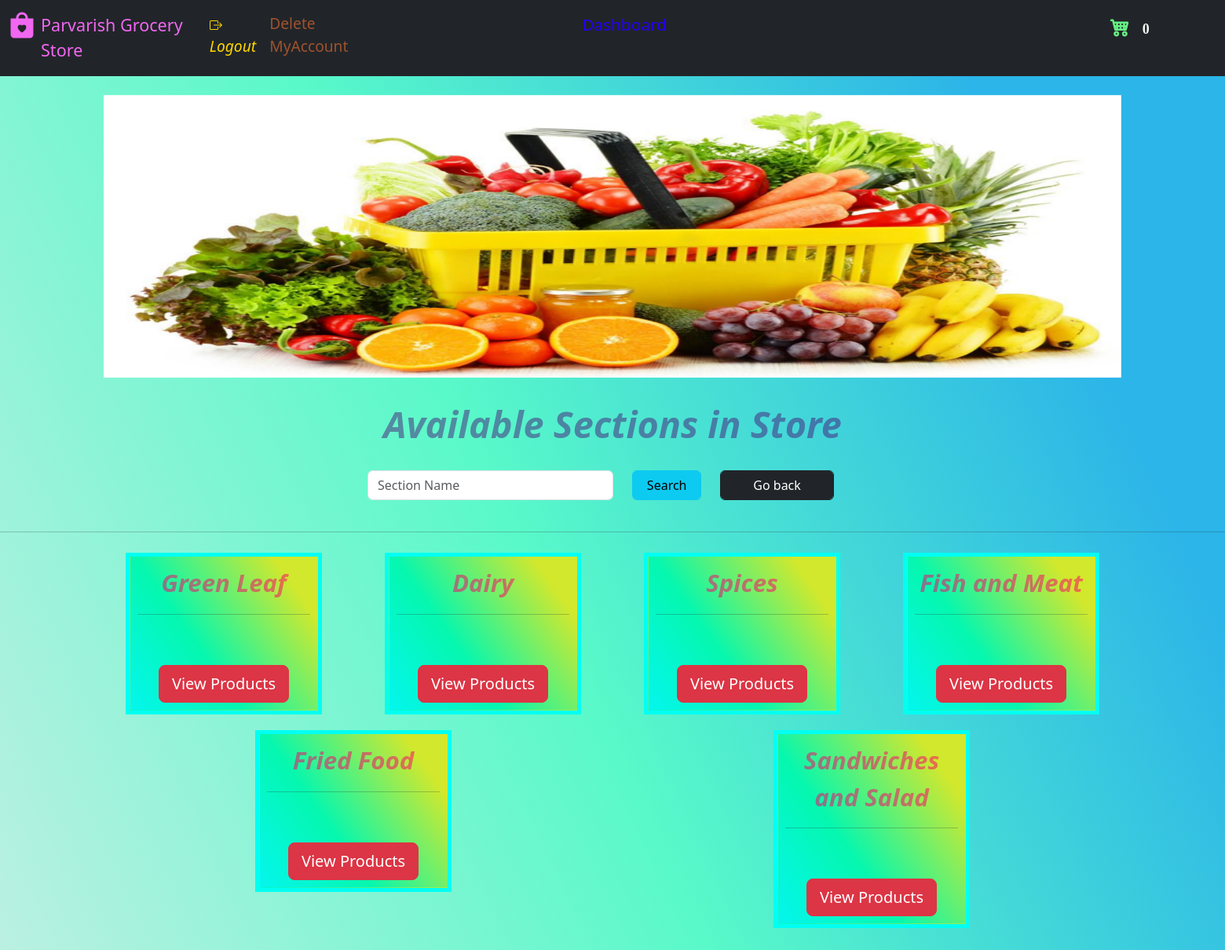
Before: /store (signed in) with the older database file.
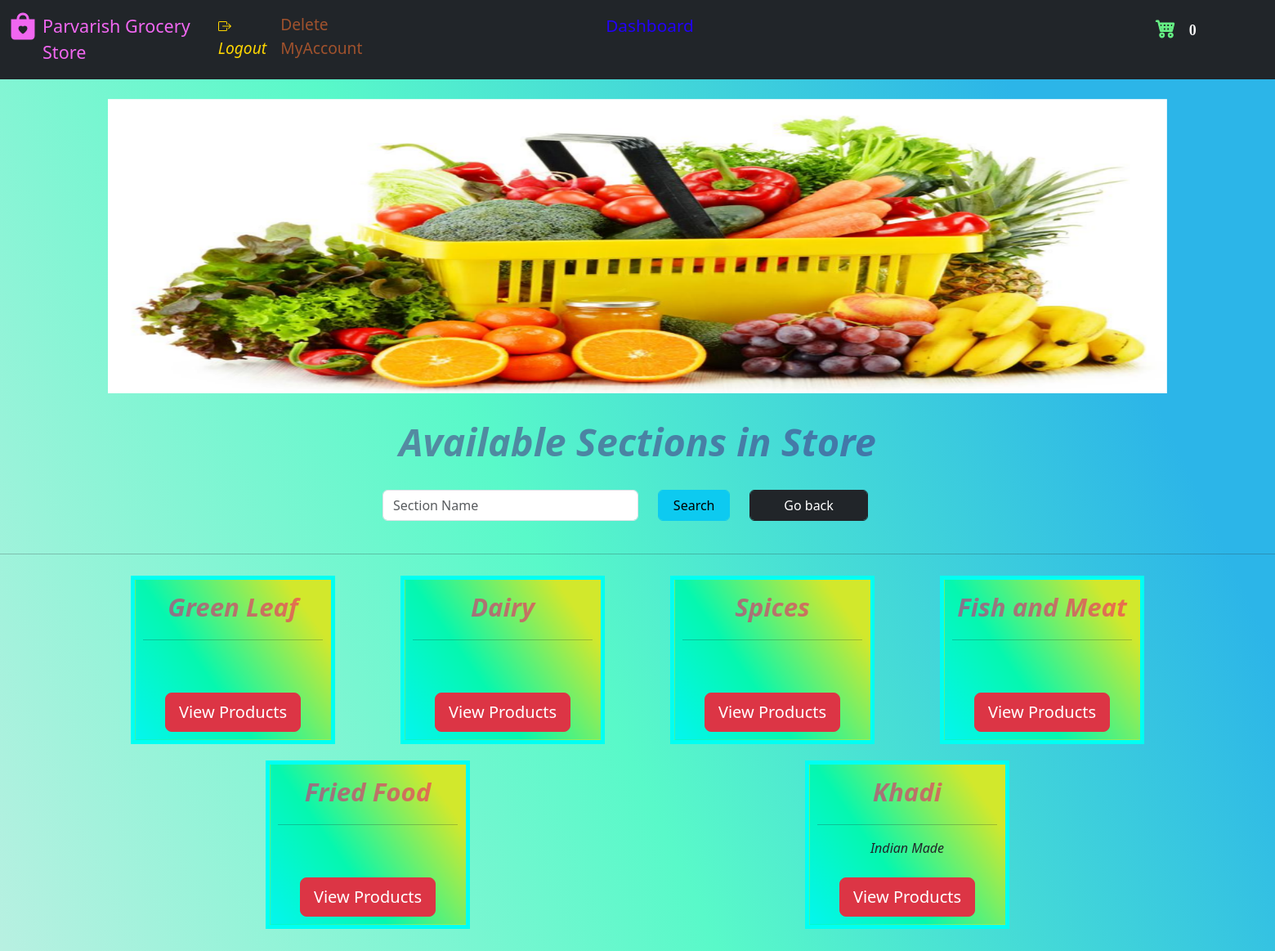
After: the same page with the newer database file.
### website/model.py (models this page shows)
class Category(db.Model):
    category_Name = db.Column(db.String(), nullable=False, unique=True)
    category_Id = db.Column(db.Integer(), primary_key=True)
    description = db.Column(db.String())
    managedBy_Id = db.Column(db.Integer(), db.ForeignKey('store.id'))
    catalog = db.relationship('Product', backref='parent')

### website/views.py (the view, shortened to what this page needs)
@login_required
@Views.route('/store', methods=["GET", "POST"])
def Store_front():
    user_id = session['id']
    user_role = session['role']
    if 'carte' not in session:
        session['carte'] = []
    if not session['carte']:
        products_cart_1 = []
    if session['carte']:
        products_cart_1 = session['carte']
    manager_1 = False
    if user_role == 'Customer':
        customer = Customer.query.get(user_id)
        categories_1 = Category.query.all()
        list = []
        if request.method == 'POST' and 'search' in request.form:
            search_ = request.form.get("search")
            if search_.isdigit():
                flash("Incorrect Input. Only accept alphabets", category='error')
                return redirect(url_for('views.Store_front'))
            else:
                search = '%{}%'.format(search_)
                category_name = Category.query.filter(
                    Category.category_Name.like(search))
                for items in category_name:
                    list.append(items)
                print(list)
                return render_template('storefront.html', categories=list, name=customer.username, id=customer.id, cart=products_cart_1)
        return render_template('storefront.html', categories=categories_1, name=customer.username, id=customer.id, cart=products_cart_1)
    elif user_role == 'Manager':
        manager = Store.query.get(user_id)
        categories = Category.query.filter(
            Category.managedBy_Id == user_id).all()
        manager_1 = True
        list = []
        return render_template('storefront.html', categories=categories, name=manager.username, id=manager.id, cart=products_cart_1, manager_1=manager_1)
    else:
        return redirect(url_for("views.landing_page.html"))

### website/auth.py (called while the page is built)
@App.login_manager.user_loader
def load_customer(id):
    if id is not None:
        return Customer.query.get(int(id))
    return None

### website/templates/storefront.html (shortened to what the changed rows need)
<!DOCTYPE html>
<html lang="en">
  <head>
    <link
      href="https://cdn.jsdelivr.net/npm/bootstrap@5.3.0/dist/css/bootstrap.min.css"
      rel="stylesheet"
    />
    <link
      rel="stylesheet"
      href="https://cdn.jsdelivr.net/npm/bootstrap-icons@1.10.5/font/bootstrap-icons.css"
    />
  </head>
  <body>
        <section><div>
          {% if categories|length == 0 %}
          <h1>No Offerings! Business is Shut Down for today.</h1>
          {% else %}
          </div>
          <br><hr>
          <div class="container">
            <div class="row align-items-start">
              {% for variety in categories %}
              <div class="col">
                <table class="table"
    style="
      border: 5px solid rgb(0, 255, 242);
      /* background-color: #96d4d4; */
      width: 250px;
      margin:10px;
      table-layout: fixed;
      margin-left:auto ;
      margin-right:auto ;
    "
  >
    <tr  align="center" style="height: 200px;">
      <td class="boxes"
        style="
          padding: 10px 10px;
          width: 100%;
        "
      >
      <span style="font-style: italic;color:rgba(249, 4, 106, 0.531);font-size: 2vw;"><strong>{{ variety.category_Name }}</strong></span><br/><hr/>
        <span><em>{{ variety.description }}</em></span><br/><br/>
        <span><a href="/store/{{ variety.category_Name }}/products"><input type="button" class="btn btn-danger btn-lg" style="margin: auto;" type="submit" value="View Products" /></a></span>
      </td>
      </tr></table>
              </div>
            {% endfor %}
            </div>
          </div></section>
          {% endif %}
  </body>
</html>

Changed rows visible on the page:
removed Category: category_Name "Sandwiches and Salad"
added Category: category_Name "Khadi", description "Indian Made"
